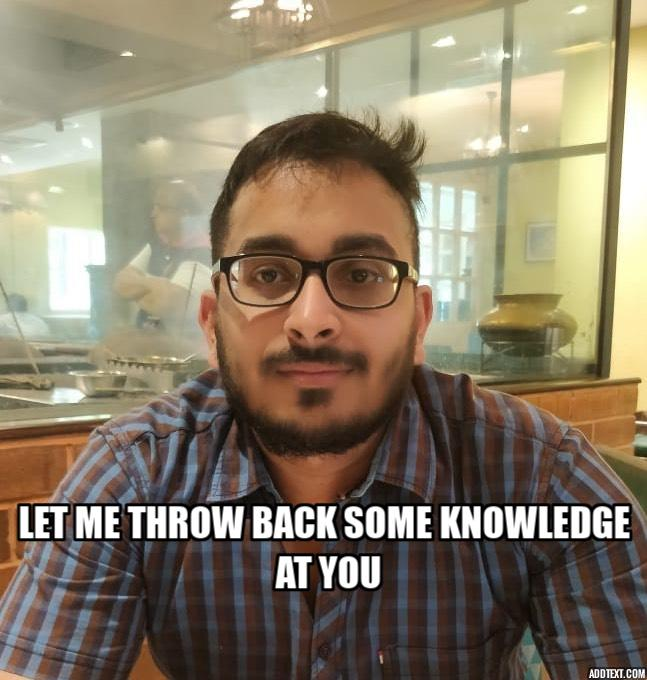
#> input picture assets/anish.jpg, 647 x 680 px
$ python kelvinFilter.py
#> lines starting #> are read from the running program, lines starting #| are printed output that depends on the picture
import cv2
import numpy as np
import sys

#read input image
image = cv2.imread("../assets/anish.jpg")
#> image is the input picture: shape (680, 647, 3); mean B, G, R 105, 125.9, 138.1

#check if image exists
if image is None:
    print("can not find image")
    sys.exit()

#create a copy of input image to work on
output = image.copy()

#split the channels
blueChannel, greenChannel, redChannel = cv2.split(output)
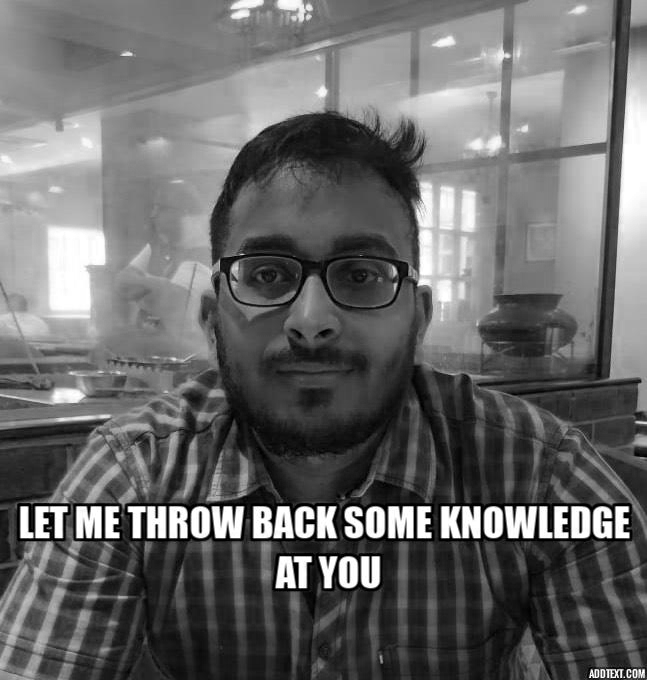
#> blueChannel: shape (680, 647); min 0, max 255, mean 105
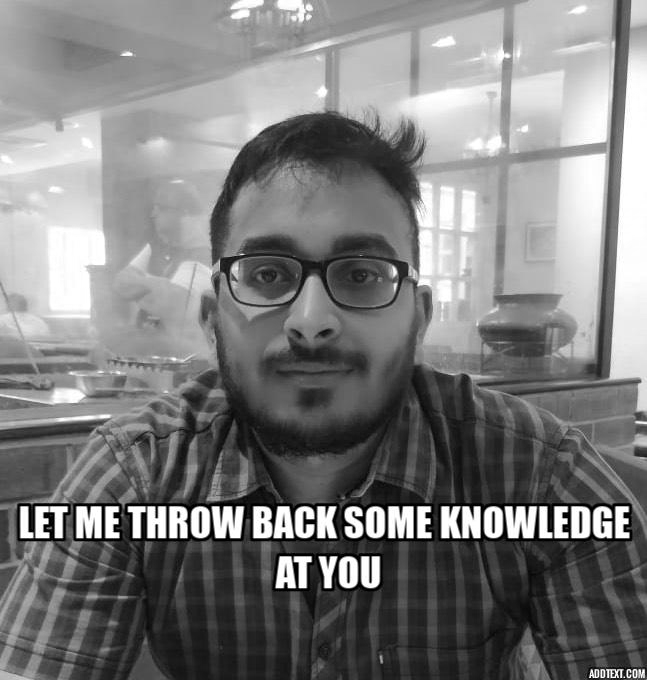
#> greenChannel: shape (680, 647); min 0, max 255, mean 125.9
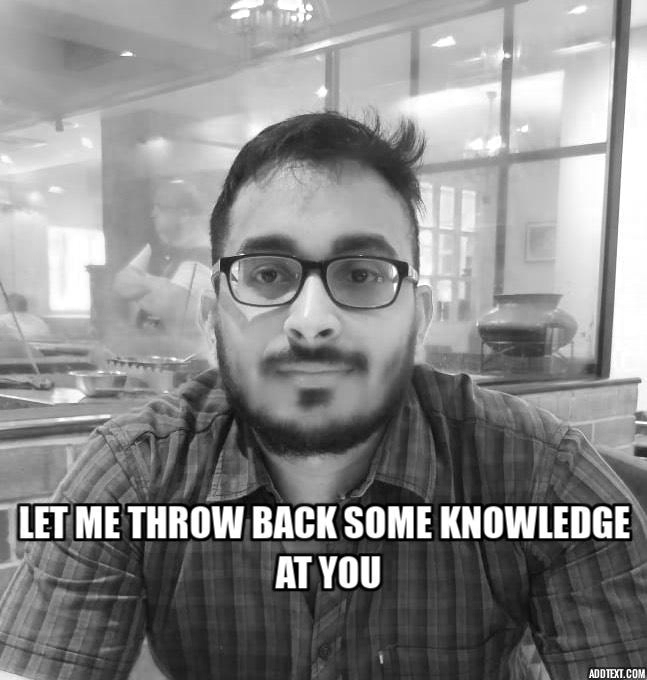
#> redChannel: shape (680, 647); min 0, max 255, mean 138.1

#Interpolation values
redValuesOriginal = np.array([0, 60, 110, 150, 235, 255])
redValues =         np.array([0, 102, 185, 220, 245, 245 ])
greenValuesOriginal = np.array([0, 68, 105, 190, 255])
greenValues =         np.array([0, 68, 120, 220, 255 ])
blueValuesOriginal = np.array([0, 88, 145, 185, 255])
blueValues =         np.array([0, 12, 140, 212, 255])

#create lookup table
allValues = np.arange(0, 256)
#Creating the lookuptable for blue channel
blueLookuptable = np.interp(allValues, blueValuesOriginal, blueValues)
#Creating the lookuptable for green channel
greenLookuptable = np.interp(allValues, greenValuesOriginal, greenValues)
#Creating the lookuptable for red channel
redLookuptable = np.interp(allValues, redValuesOriginal, redValues)

#Apply the mapping for blue channel
blueChannel = cv2.LUT(blueChannel, blueLookuptable)
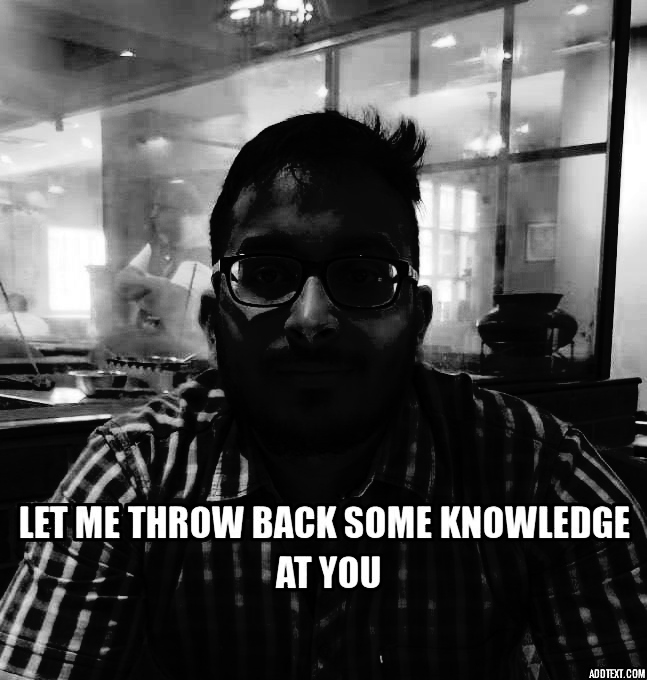
#> blueChannel: shape (680, 647) float64; min 0, max 255, mean 79.8
#Apply the mapping for green channel
greenChannel = cv2.LUT(greenChannel, greenLookuptable)
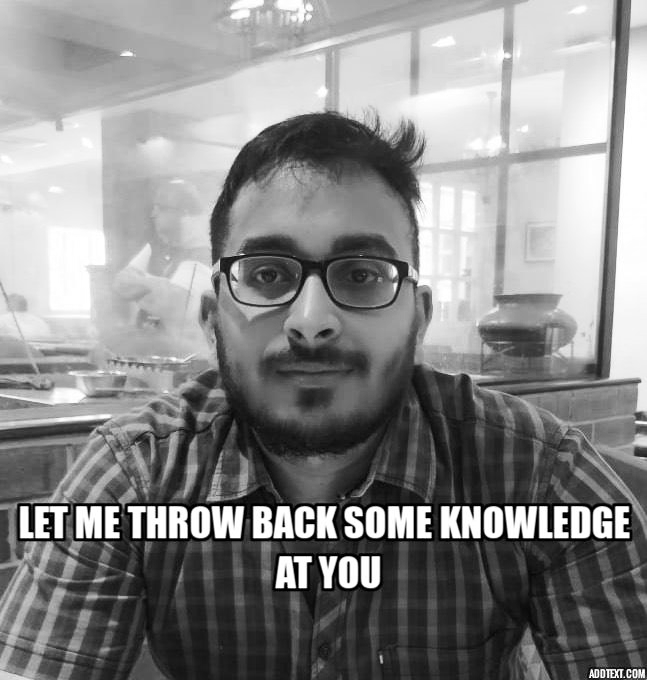
#> greenChannel: shape (680, 647) float64; min 0, max 255, mean 138.1
#Apply the mapping for red channel
redChannel = cv2.LUT(redChannel, redLookuptable)
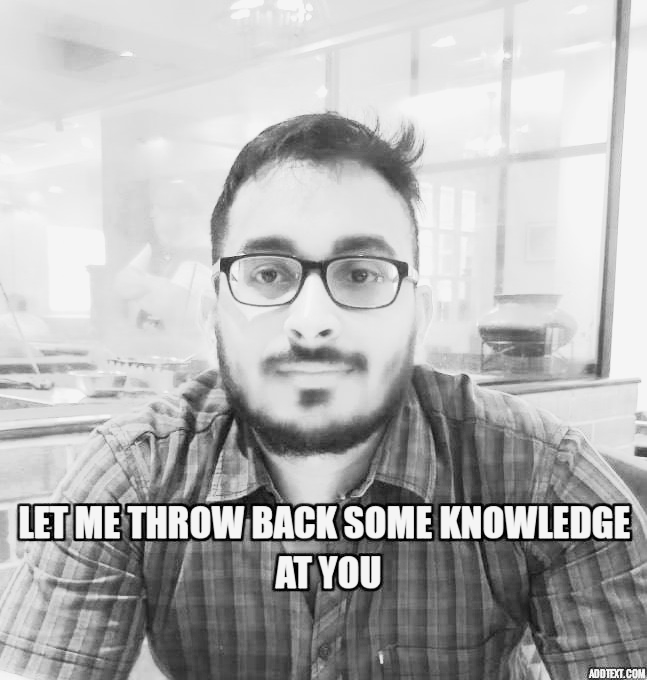
#> redChannel: shape (680, 647) float64; min 0, max 245, mean 182.3

#merging back the channels
output = cv2.merge([blueChannel, greenChannel, redChannel])
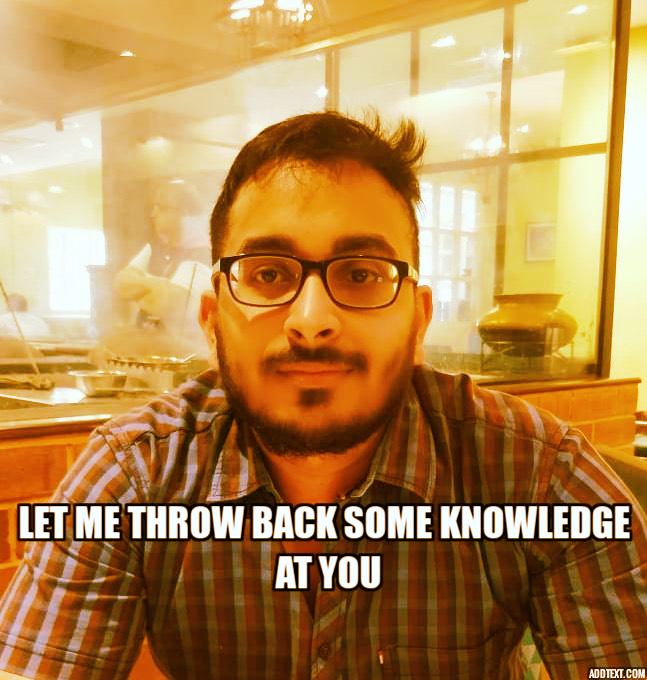
#> output: shape (680, 647, 3) float64; mean B, G, R 79.8, 138.1, 182.3

#convert to uint8
output = np.uint8(output)

#create windows to display images
cv2.namedWindow("image", cv2.WINDOW_AUTOSIZE)
cv2.namedWindow("Kelvin", cv2.WINDOW_AUTOSIZE)

#display images
cv2.imshow("image", image)
cv2.imshow("Kelvin", output)

#press esc to exit the program
cv2.waitKey(0)

#destroy all windows
cv2.destroyAllWindows()
